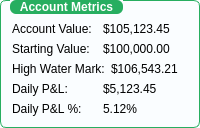
       <widget class="QGroupBox" name="groupBox_account_metrics">
        <property name="toolTip">
         <string>Key account metrics including value, high water mark, and daily P&amp;L.</string>
        </property>
        <property name="styleSheet">
         <string notr="true">QGroupBox {
    border: 1px solid #27ae60;
    border-radius: 6px;
    margin-top: 1ex;
    font-weight: bold;
    color: #2c3e50;
    background-color: #fafdff;
    box-shadow: 0 2px 8px rgba(39, 174, 96, 0.08);
    padding-top: 10px;
}
QGroupBox::title {
    subcontrol-origin: margin;
    left: 10px;
    padding: 0 8px 0 8px;
    background-color: #27ae60;
    color: white;
    border-radius: 6px;
}
</string>
        </property>
        <property name="title">
         <string>Account Metrics</string>
        </property>
        <layout class="QVBoxLayout" name="verticalLayout_account">
         <item>
          <layout class="QHBoxLayout" name="horizontalLayout_account_value">
           <item>
            <widget class="QLabel" name="label_account_value_name">
             <property name="text">
              <string>Account Value:</string>
             </property>
            </widget>
           </item>
           <item>
            <widget class="QLabel" name="label_account_value_value">
             <property name="text">
              <string>$105,123.45</string>
             </property>
            </widget>
           </item>
          </layout>
         </item>
         <item>
          <layout class="QHBoxLayout" name="horizontalLayout_starting_value">
           <item>
            <widget class="QLabel" name="label_starting_value_name">
             <property name="text">
              <string>Starting Value:</string>
             </property>
            </widget>
           </item>
           <item>
            <widget class="QLabel" name="label_starting_value_value">
             <property name="text">
              <string>$100,000.00</string>
             </property>
            </widget>
           </item>
          </layout>
         </item>
         <item>
          <layout class="QHBoxLayout" name="horizontalLayout_high_water">
           <item>
            <widget class="QLabel" name="label_high_water_name">
             <property name="text">
              <string>High Water Mark:</string>
             </property>
            </widget>
           </item>
           <item>
            <widget class="QLabel" name="label_high_water_value">
             <property name="text">
              <string>$106,543.21</string>
             </property>
            </widget>
           </item>
          </layout>
         </item>
         <item>
          <layout class="QHBoxLayout" name="horizontalLayout_daily_pl">
           <item>
            <widget class="QLabel" name="label_daily_pl_name">
             <property name="text">
              <string>Daily P&amp;L:</string>
             </property>
            </widget>
           </item>
           <item>
            <widget class="QLabel" name="label_daily_pl_value">
             <property name="text">
              <string>$5,123.45</string>
             </property>
            </widget>
           </item>
          </layout>
         </item>
         <item>
          <layout class="QHBoxLayout" name="horizontalLayout_daily_pl_percent">
           <item>
            <widget class="QLabel" name="label_daily_pl_percent_name">
             <property name="text">
              <string>Daily P&amp;L %:</string>
             </property>
            </widget>
           </item>
           <item>
            <widget class="QLabel" name="label_daily_pl_percent_value">
             <property name="text">
              <string>5.12%</string>
             </property>
            </widget>
           </item>
          </layout>
         </item>
        </layout>
       </widget>
